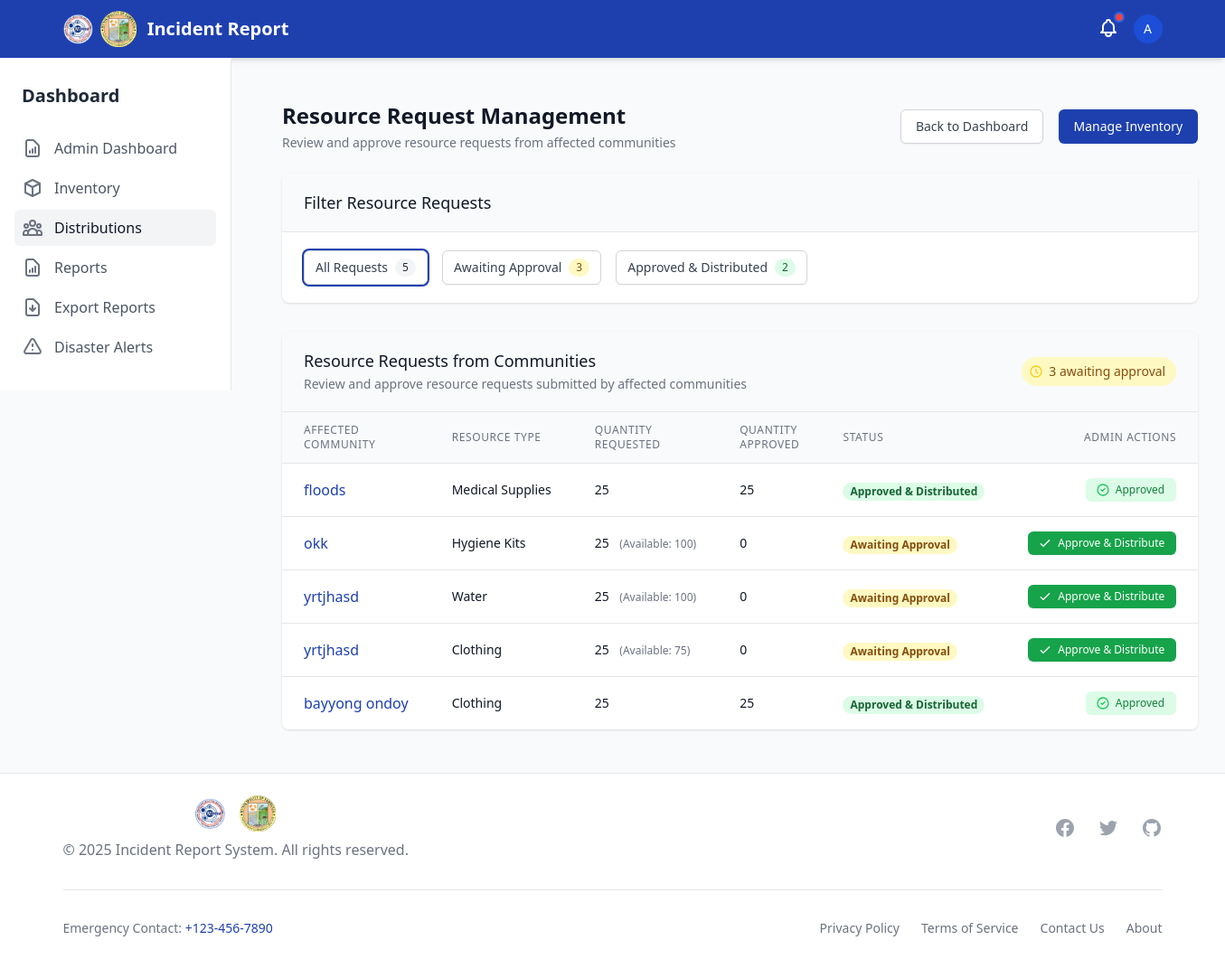
The page /distributions/ (signed in) on the database as committed earlier.
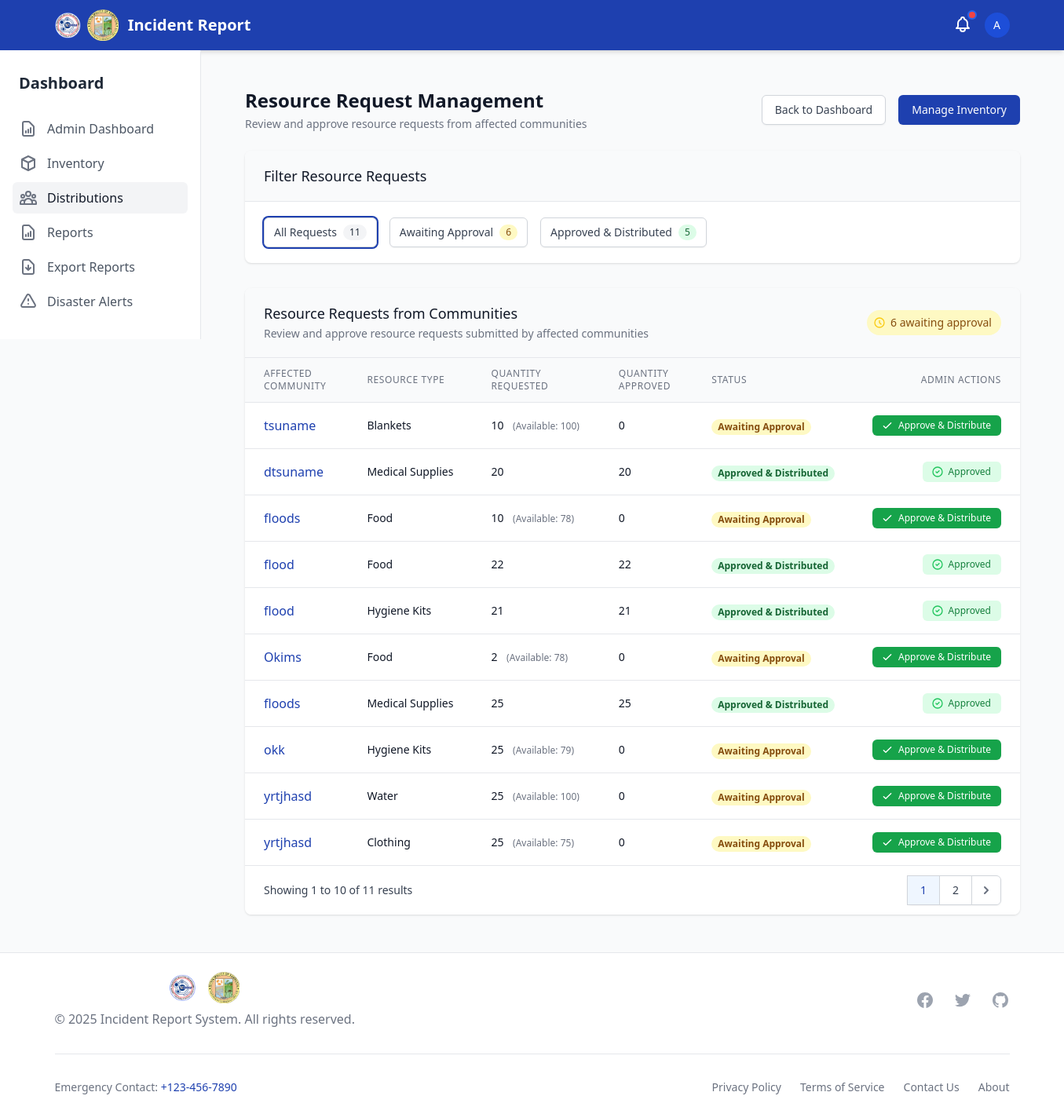
The same page on the database as committed later.
### disaster_aid/models.py (models this page shows, shortened)
class IncidentDistribution(models.Model):
    incident = models.ForeignKey(IncidentReport, on_delete=models.CASCADE)
    distribution_type = models.ForeignKey(DistributionType, on_delete=models.CASCADE)
    quantity_requested = models.PositiveIntegerField()
    quantity_approved = models.PositiveIntegerField(default=0)
    is_fulfilled = models.BooleanField(default=False)

class IncidentReport(models.Model):
    STATUS_CHOICES = (
        ('pending', 'Pending'),
        ('verified', 'Verified'),
        ('denied', 'Denied'),
    )
    reporter = models.ForeignKey(User, on_delete=models.CASCADE)
    title = models.CharField(max_length=255)
    description = models.TextField()
    disaster_type = models.ForeignKey(DisasterType, on_delete=models.SET_NULL, null=True)
    other_disaster_type = models.CharField(max_length=100, blank=True, null=True)
    location = models.CharField(max_length=255, blank=True, null=True)  # Keeping for backward compatibility
    barangay = models.ForeignKey(Barangay, on_delete=models.SET_NULL, null=True, blank=True, related_name='incidents')
    incident_datetime = models.DateTimeField(null=True, blank=True, help_text="When the incident actually occurred")
    date_reported = models.DateTimeField(auto_now_add=True)
    status = models.CharField(max_length=20, choices=STATUS_CHOICES, default='pending')
    is_verified = models.BooleanField(default=False)  # Keeping for backward compatibility
    denial_reason = models.TextField(null=True, blank=True)
    needs_resources = models.BooleanField(default=False)
    photo_1 = models.ImageField(upload_to='incident_photos/', null=True, blank=True)
    photo_2 = models.ImageField(upload_to='incident_photos/', null=True, blank=True)
    photo_3 = models.ImageField(upload_to='incident_photos/', null=True, blank=True)

class DistributionType(models.Model):
    name = models.CharField(max_length=100)

### disaster_aid/views.py (the view)
# urls.py: path('distributions/', distribution_list, name='distribution_list'),
@login_required
def distribution_list(request):
    if not request.user.is_staff:
        messages.error(request, "You are not authorized to access resource request management.")
        return redirect('dashboard')
    distributions = IncidentDistribution.objects.all().order_by('-incident__date_reported')
    total_count = distributions.count()
    fulfilled_count = distributions.filter(is_fulfilled=True).count()
    pending_count = total_count - fulfilled_count
    inventories = {inv.item_id: inv.quantity_available for inv in Inventory.objects.all()}
    status = request.GET.get('status')
    if status == 'fulfilled':
        distributions = distributions.filter(is_fulfilled=True)
    elif status == 'pending':
        distributions = distributions.filter(is_fulfilled=False)
    paginator = Paginator(distributions, 10)  # Show 10 distributions per page
    page_number = request.GET.get('page')
    page_obj = paginator.get_page(page_number)
    context = {
        'page_obj': page_obj,
        'status': status,
        'total_count': total_count,
        'fulfilled_count': fulfilled_count,
        'pending_count': pending_count,
        'inventories': inventories,
    }
    return render(request, 'inventory/distribution_list.html', context)

### disaster_aid/templatetags/custom_filters.py (called while the page is built)
@register.filter
def get_item(dictionary, key):
    return dictionary.get(key, 0)

### templates/inventory/distribution_list.html (shortened to what the changed rows need)
{% extends 'base.html' %}
{% load custom_filters %}
{% block content %}
<div class="py-6">
    <div class="max-w-7xl mx-auto px-4 sm:px-6 lg:px-8">
        <div class="flex items-center justify-between">
            <div>
                <h1 class="text-2xl font-semibold text-gray-900">Resource Request Management</h1>
            </div>
        </div>
        <div class="mt-6 bg-white shadow overflow-hidden sm:rounded-lg">
            <div class="border-t border-gray-200 px-4 py-5 sm:px-6">
                <div class="flex space-x-4">
                    <a href="{% url 'distribution_list' %}" class="inline-flex items-center px-3 py-2 border border-gray-300 shadow-sm text-sm leading-4 font-medium rounded-md text-gray-700 bg-white hover:bg-gray-50 focus:outline-none focus:ring-2 focus:ring-offset-2 focus:ring-primary {% if not status %}ring-2 ring-primary{% endif %}">
                        All Requests
                        <span class="ml-2 inline-flex items-center px-2 py-0.5 rounded-full text-xs font-medium bg-gray-100 text-gray-800">
                            {{ total_count }}
                        </span>
                    </a>
                    <a href="{% url 'distribution_list' %}?status=pending" class="inline-flex items-center px-3 py-2 border border-gray-300 shadow-sm text-sm leading-4 font-medium rounded-md text-gray-700 bg-white hover:bg-gray-50 focus:outline-none focus:ring-2 focus:ring-offset-2 focus:ring-primary {% if status == 'pending' %}ring-2 ring-primary{% endif %}">
                        Awaiting Approval
                        <span class="ml-2 inline-flex items-center px-2 py-0.5 rounded-full text-xs font-medium bg-yellow-100 text-yellow-800">
                            {{ pending_count }}
                        </span>
                    </a>
                    <a href="{% url 'distribution_list' %}?status=fulfilled" class="inline-flex items-center px-3 py-2 border border-gray-300 shadow-sm text-sm leading-4 font-medium rounded-md text-gray-700 bg-white hover:bg-gray-50 focus:outline-none focus:ring-2 focus:ring-offset-2 focus:ring-primary {% if status == 'fulfilled' %}ring-2 ring-primary{% endif %}">
                        Approved & Distributed
                        <span class="ml-2 inline-flex items-center px-2 py-0.5 rounded-full text-xs font-medium bg-green-100 text-green-800">
                            {{ fulfilled_count }}
                        </span>
                    </a>
                </div>
            </div>
        </div>
        <div class="mt-8 bg-white shadow overflow-hidden sm:rounded-lg">
            <div class="px-4 py-5 sm:px-6 bg-gray-50 flex justify-between items-center">
                <div>
                    <h3 class="text-lg leading-6 font-medium text-gray-900">
                    </h3>
                    <p class="mt-1 text-sm text-gray-500">
                    </p>
                </div>
                {% if pending_count > 0 %}
                <span class="inline-flex items-center px-3 py-1.5 rounded-full text-sm font-medium bg-yellow-100 text-yellow-800">
                    <svg class="-ml-1 mr-1.5 h-4 w-4 text-yellow-400" xmlns="http://www.w3.org/2000/svg" fill="none" viewBox="0 0 24 24" stroke="currentColor">
                        <path stroke-linecap="round" stroke-linejoin="round" stroke-width="2" d="M12 8v4l3 3m6-3a9 9 0 11-18 0 9 9 0 0118 0z" />
                    </svg>
                    {{ pending_count }} awaiting approval
                </span>
                {% endif %}
            </div>
            <div class="border-t border-gray-200">
                <table class="min-w-full divide-y divide-gray-200">
                    <thead class="bg-gray-50">
                        <tr>
                            <th scope="col" class="px-6 py-3 text-left text-xs font-medium text-gray-500 uppercase tracking-wider">
                                Affected Community
                            </th>
                            <th scope="col" class="px-6 py-3 text-left text-xs font-medium text-gray-500 uppercase tracking-wider">
                                Resource Type
                            </th>
                            <th scope="col" class="px-6 py-3 text-left text-xs font-medium text-gray-500 uppercase tracking-wider">
                                Quantity Requested
                            </th>
                            <th scope="col" class="px-6 py-3 text-left text-xs font-medium text-gray-500 uppercase tracking-wider">
                                Quantity Approved
                            </th>
                            <th scope="col" class="px-6 py-3 text-left text-xs font-medium text-gray-500 uppercase tracking-wider">
                                Status
                            </th>
                            <th scope="col" class="px-6 py-3 text-right text-xs font-medium text-gray-500 uppercase tracking-wider">
                                Admin Actions
                            </th>
                        </tr>
                    </thead>
                    <tbody class="bg-white divide-y divide-gray-200">
                        {% for distribution in page_obj %}
                        <tr>
                            <td class="px-6 py-4 whitespace-nowrap">
                                <a href="{% url 'incident_detail' distribution.incident.id %}" class="text-primary hover:text-blue-900">
                                    {{ distribution.incident.title }}
                                </a>
                            </td>
                            <td class="px-6 py-4 whitespace-nowrap">
                                <div class="text-sm font-medium text-gray-900">
                                    {{ distribution.distribution_type.name }}
                                </div>
                            </td>
                            <td class="px-6 py-4 whitespace-nowrap">
                                <div class="text-sm text-gray-900">
                                    {{ distribution.quantity_requested }}
                                    {% if not distribution.is_fulfilled %}
                                    <span class="ml-2 text-xs text-gray-500">
                                        (Available: {{ inventories|get_item:distribution.distribution_type.id|default:"0" }})
                                    </span>
                                    {% endif %}
                                </div>
                            </td>
                            <td class="px-6 py-4 whitespace-nowrap">
                                <div class="text-sm text-gray-900">
                                    {{ distribution.quantity_approved }}
                                </div>
                            </td>
                            <td class="px-6 py-4 whitespace-nowrap">
                                {% if distribution.is_fulfilled %}
                                <span class="px-2 inline-flex text-xs leading-5 font-semibold rounded-full bg-green-100 text-green-800">
                                    Approved & Distributed
                                </span>
                                {% else %}
                                <span class="px-2 inline-flex text-xs leading-5 font-semibold rounded-full bg-yellow-100 text-yellow-800">
                                    Awaiting Approval
                                </span>
                                {% endif %}
                            </td>
                            <td class="px-6 py-4 whitespace-nowrap text-right text-sm font-medium">
                                {% if not distribution.is_fulfilled %}
                                    {% if inventories|get_item:distribution.distribution_type.id >= distribution.quantity_requested %}
                                    <a href="{% url 'approve_distribution' distribution.id %}" class="inline-flex items-center px-3 py-1 border border-transparent text-xs font-medium rounded-md shadow-sm text-white bg-green-600 hover:bg-green-700 focus:outline-none focus:ring-2 focus:ring-offset-2 focus:ring-green-500">
                                        <svg class="mr-1.5 -ml-0.5 h-4 w-4" xmlns="http://www.w3.org/2000/svg" fill="none" viewBox="0 0 24 24" stroke="currentColor">
                                            <path stroke-linecap="round" stroke-linejoin="round" stroke-width="2" d="M5 13l4 4L19 7" />
                                        </svg>
                                        Approve & Distribute
                                    </a>
                                    {% endif %}
                                {% else %}
                                <span class="inline-flex items-center px-3 py-1 border border-transparent text-xs font-medium rounded-md text-green-700 bg-green-100">
                                    <svg class="mr-1.5 -ml-0.5 h-4 w-4 text-green-500" xmlns="http://www.w3.org/2000/svg" fill="none" viewBox="0 0 24 24" stroke="currentColor">
                                        <path stroke-linecap="round" stroke-linejoin="round" stroke-width="2" d="M9 12l2 2 4-4m6 2a9 9 0 11-18 0 9 9 0 0118 0z" />
                                    </svg>
                                    Approved
                                </span>
                                {% endif %}
                            </td>
                        </tr>
                        {% empty %}
                        <tr>
                            <td colspan="6" class="px-6 py-4 whitespace-nowrap text-center text-sm text-gray-500">
                                No distribution requests found
                            </td>
                        </tr>
                        {% endfor %}
                    </tbody>
                </table>
                {% if page_obj.has_other_pages %}
                <div class="bg-white px-4 py-3 flex items-center justify-between border-t border-gray-200 sm:px-6">
                    <div class="hidden sm:flex-1 sm:flex sm:items-center sm:justify-between">
                        <div>
                            <p class="text-sm text-gray-700">
                                Showing
                                <span class="font-medium">{{ page_obj.start_index }}</span>
                                to
                                <span class="font-medium">{{ page_obj.end_index }}</span>
                                of
                                <span class="font-medium">{{ page_obj.paginator.count }}</span>
                                results
                            </p>
                        </div>
                        <div>
                            <nav class="relative z-0 inline-flex rounded-md shadow-sm -space-x-px" aria-label="Pagination">
                                {% for i in page_obj.paginator.page_range %}
                                    {% if page_obj.number == i %}
                                    <span class="relative inline-flex items-center px-4 py-2 border border-gray-300 bg-blue-50 text-sm font-medium text-primary">
                                        {{ i }}
                                    </span>
                                    {% elif i > page_obj.number|add:'-3' and i < page_obj.number|add:'3' %}
                                    <a href="?page={{ i }}{% if status %}&status={{ status }}{% endif %}" class="relative inline-flex items-center px-4 py-2 border border-gray-300 bg-white text-sm font-medium text-gray-700 hover:bg-gray-50">
                                        {{ i }}
                                    </a>
                                    {% endif %}
                                {% endfor %}
                                {% if page_obj.has_next %}
                                <a href="?page={{ page_obj.next_page_number }}{% if status %}&status={{ status }}{% endif %}" class="relative inline-flex items-center px-2 py-2 rounded-r-md border border-gray-300 bg-white text-sm font-medium text-gray-500 hover:bg-gray-50">
                                    <svg class="h-5 w-5" xmlns="http://www.w3.org/2000/svg" viewBox="0 0 20 20" fill="currentColor" aria-hidden="true">
                                        <path fill-rule="evenodd" d="M7.293 14.707a1 1 0 010-1.414L10.586 10 7.293 6.707a1 1 0 011.414-1.414l4 4a1 1 0 010 1.414l-4 4a1 1 0 01-1.414 0z" clip-rule="evenodd" />
                                    </svg>
                                </a>
                                {% endif %}
                            </nav>
                        </div>
                    </div>
                </div>
                {% endif %}
            </div>
        </div>
    </div>
</div>
{% endblock %}

Rows that differ between the two databases and show on the page:
no longer on this page (row unchanged): IncidentDistribution: incident "bayyong ondoy", distribution_type.name "Clothing", quantity_requested "25", quantity_approved "25", is_fulfilled "Approved & Distributed"
added IncidentDistribution: incident "tsuname", distribution_type.name "Blankets", quantity_requested "10", distribution_type "100", quantity_approved "0", is_fulfilled "Awaiting Approval"
added IncidentDistribution: incident "dtsuname", distribution_type.name "Medical Supplies", quantity_requested "20", quantity_approved "20", is_fulfilled "Approved & Distributed"
added IncidentDistribution: incident "floods", distribution_type.name "Food", quantity_requested "10", distribution_type "78", quantity_approved "0", is_fulfilled "Awaiting Approval"
added IncidentDistribution: incident "flood", distribution_type.name "Food", quantity_requested "22", quantity_approved "22", is_fulfilled "Approved & Distributed"
added IncidentDistribution: incident "flood", distribution_type.name "Hygiene Kits", quantity_requested "21", quantity_approved "21", is_fulfilled "Approved & Distributed"
added IncidentDistribution: incident "Okims", distribution_type.name "Food", quantity_requested "2", distribution_type "78", quantity_approved "0", is_fulfilled "Awaiting Approval"
computed for IncidentDistribution "okk": distribution_type "100" → "79"
Other text that changed with them:
{{ total_count }}: "5" → "11"
{{ pending_count }}: "3" → "6"
{{ fulfilled_count }}: "2" → "5"
{{ page_obj.start_index }}: (not shown) → "1"
{{ page_obj.end_index }}: (not shown) → "10"
{{ page_obj.paginator.count }}: (not shown) → "11"
text now shown: "Showing to of results"
new list line: "1"
new list line: "2"
